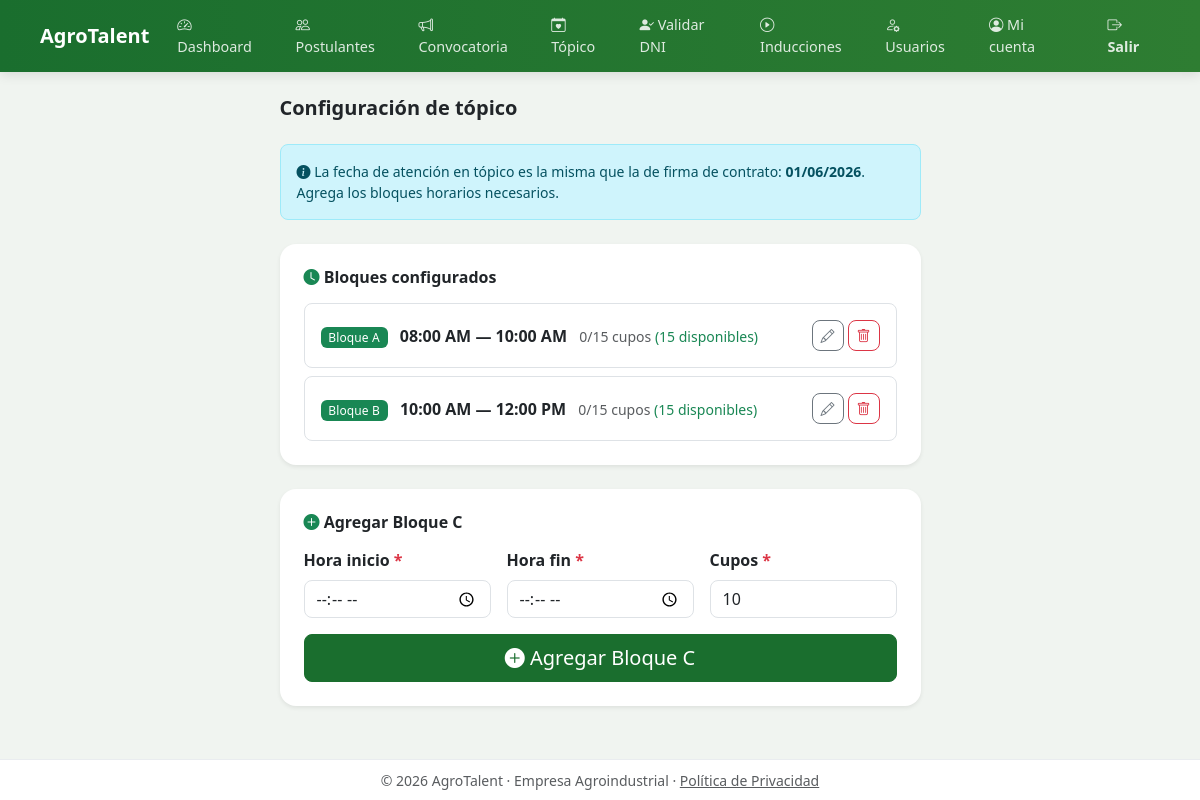
Screenshot of /rrhh/topico (signed in) with the database file from the repository.
### models.py (models this page shows, shortened)
class Convocatoria(db.Model):
    __tablename__ = 'convocatorias'
    id = db.Column(db.Integer, primary_key=True)
    nombre = db.Column(db.String(100), nullable=False)
    fecha_apertura = db.Column(db.DateTime, nullable=False)
    fecha_cierre = db.Column(db.DateTime, nullable=False)
    fecha_presentacion = db.Column(db.Date, nullable=False)
    hora_presentacion = db.Column(db.String(10), nullable=False)
    lugar_presentacion = db.Column(db.String(200), nullable=False)
    activa = db.Column(db.Boolean, default=True)
    cerrada_manualmente = db.Column(db.Boolean, default=False)
    creado_en = db.Column(db.DateTime, default=datetime.utcnow)
    puestos = db.relationship('PuestoConvocatoria', backref='convocatoria', lazy=True)

class BloqueTopico(db.Model):
    __tablename__ = 'bloques_topico'
    id = db.Column(db.Integer, primary_key=True)
    dia_id = db.Column(db.Integer, db.ForeignKey('dias_topico.id'), nullable=False)
    nombre = db.Column(db.String(1), nullable=False)
    hora_inicio = db.Column(db.String(10), nullable=False)
    hora_fin = db.Column(db.String(10), nullable=False)
    cupos_total = db.Column(db.Integer, nullable=False, default=0)
    cupos_ocupados = db.Column(db.Integer, default=0)
    @property
    def cupos_disponibles(self):
        return self.cupos_total - self.cupos_ocupados

### app.py (the view, shortened to what this page needs)
@app.route('/rrhh/topico', methods=['GET', 'POST'])
@login_required
@rol_requerido('rrhh')
def rrhh_topico():
    conv = convocatoria_activa()
    dia = DiaTopico.query.filter_by(convocatoria_id=conv.id).first() if conv else None
    bloques = list(BloqueTopico.query.filter_by(dia_id=dia.id).order_by(BloqueTopico.nombre).all()) if dia else []
    letras = list('ABCDEFGHIJKLMNOPQRSTUVWXYZ')
    usadas = [b.nombre for b in bloques]
    siguiente_letra = next((l for l in letras if l not in usadas), None)
    return render_template('rrhh/topico_horarios.html', conv=conv, dia=dia, bloques=bloques, siguiente_letra=siguiente_letra)

### app.py (called while the page is built)
@login_manager.user_loader
def load_user(uid):
    return db.session.get(Usuario, int(uid))

@app.template_filter('hora_ampm')
def hora_ampm(valor):
    try:
        from datetime import datetime as dt
        t = dt.strptime(str(valor), '%H:%M')
        return t.strftime('%I:%M %p')
    except Exception:
        return valor

def rol_requerido(*roles):
    def decorator(f):
        @wraps(f)
        def wrapped(*args, **kwargs):
            if not current_user.is_authenticated or current_user.rol not in roles:
                flash('Acceso restringido.', 'danger')
                return redirect(url_for('login'))
            return f(*args, **kwargs)
        return wrapped
    return decorator

def convocatoria_activa():
    return Convocatoria.query.filter_by(activa=True).first()

### templates/rrhh/topico_horarios.html (shortened to what this page needs)
{% extends "base.html" %}
{% block content %}
<div class="row justify-content-center">
  <div class="col-12 col-lg-7">
    <h5 class="fw-bold mb-4">Configuración de tópico</h5>
    {% if not conv %}
    <div class="alert alert-warning rounded-3">
      <i class="bi bi-exclamation-triangle-fill"></i>
      No hay convocatoria activa. <a href="{{ url_for('rrhh_convocatoria') }}" class="fw-semibold">Crea una convocatoria primero →</a>
    </div>
    {% else %}
    <div class="alert alert-info rounded-3 small mb-4">
      <i class="bi bi-info-circle-fill"></i>
      La fecha de atención en tópico es la misma que la de firma de contrato:
      <strong>{{ conv.fecha_presentacion.strftime('%d/%m/%Y') }}</strong>.
      Agrega los bloques horarios necesarios.
    </div>
    {% if bloques %}
    <div class="card border-0 shadow-sm rounded-4 mb-4">
      <div class="card-body p-4">
        <h6 class="fw-bold mb-3"><i class="bi bi-clock-fill text-success"></i> Bloques configurados</h6>
        <div class="d-grid gap-2">
          {% for b in bloques %}
          <div class="border rounded-3 p-3">
            <div class="d-flex align-items-center justify-content-between gap-2">
              <div>
                <span class="badge bg-success me-2">Bloque {{ b.nombre }}</span>
                <strong>{{ b.hora_inicio | hora_ampm }} — {{ b.hora_fin | hora_ampm }}</strong>
                <span class="text-muted ms-2 small">
                  {{ b.cupos_ocupados }}/{{ b.cupos_total }} cupos
                  {% if b.cupos_disponibles > 0 %}
                    <span class="text-success">({{ b.cupos_disponibles }} disponibles)</span>
                  {% else %}
                    <span class="text-danger">(Lleno)</span>
                  {% endif %}
                </span>
              </div>
              <div class="d-flex gap-1">
                <button class="btn btn-sm btn-outline-secondary rounded-3"
                        data-bs-toggle="collapse" data-bs-target="#editBloque{{ b.id }}">
                  <i class="bi bi-pencil"></i>
                </button>
                {% if b.cupos_ocupados == 0 %}
                <form method="POST" class="d-inline">
                  <button type="submit" class="btn btn-sm btn-outline-danger rounded-3"
                          onclick="return confirm('¿Eliminar Bloque {{ b.nombre }}?')">
                    <i class="bi bi-trash"></i>
                  </button>
                </form>
                {% endif %}
              </div>
            </div>
          </div>
          {% endfor %}
        </div>
      </div>
    </div>
    {% endif %}
    {% if siguiente_letra %}
    <div class="card border-0 shadow-sm rounded-4">
      <div class="card-body p-4">
        <h6 class="fw-bold mb-3">
          <i class="bi bi-plus-circle-fill text-success"></i>
          Agregar Bloque {{ siguiente_letra }}
        </h6>
        <form method="POST">
          <div class="row g-3">
            <div class="col-12 col-sm-4">
              <label class="form-label fw-semibold">Hora inicio <span class="text-danger">*</span></label>
              <input type="time" name="hora_inicio" class="form-control rounded-3" required>
            </div>
            <div class="col-12 col-sm-4">
              <label class="form-label fw-semibold">Hora fin <span class="text-danger">*</span></label>
              <input type="time" name="hora_fin" class="form-control rounded-3" required>
            </div>
            <div class="col-12 col-sm-4">
              <label class="form-label fw-semibold">Cupos <span class="text-danger">*</span></label>
              <input type="number" name="cupos" class="form-control rounded-3" min="1" value="10" required>
            </div>
          </div>
          <div class="d-grid mt-3">
            <button type="submit" class="btn btn-success btn-lg rounded-3">
              <i class="bi bi-plus-circle-fill"></i> Agregar Bloque {{ siguiente_letra }}
            </button>
          </div>
        </form>
      </div>
    </div>
    {% else %}
    <div class="alert alert-warning rounded-3 small">
      <i class="bi bi-exclamation-triangle-fill"></i> Se alcanzó el máximo de bloques.
    </div>
    {% endif %}
    {% endif %}
  </div>
</div>
{% endblock %}

### static/css/main.css (style rules this page uses)
:root { --verde: #1a6e2e; --verde-medio: #28a745; --verde-claro: #e8f5e9; --amarillo: #f5c518; --gris: #f8f9fa; --texto: #212529; --muted: #6c757d; }
body { font-family: 'Segoe UI', system-ui, sans-serif; background-color: #f0f4f0; color: var(--texto); min-height: 100vh; display: flex; flex-direction: column; }
.card { transition: box-shadow .15s; }
.btn-success { background-color: var(--verde); border-color: var(--verde); }
.badge { font-weight: 500; letter-spacing: .01em; }

### rows the page displays
Convocatoria: fecha_presentacion "01/06/2026"
BloqueTopico: nombre "A", hora_inicio|hora_ampm "08:00 AM", hora_fin|hora_ampm "10:00 AM", cupos_ocupados "0", cupos_total "15", cupos_disponibles "15"
BloqueTopico: nombre "B", hora_inicio|hora_ampm "10:00 AM", hora_fin|hora_ampm "12:00 PM", cupos_ocupados "0", cupos_total "15", cupos_disponibles "15"

### other values shown
{{ siguiente_letra }} "C"
